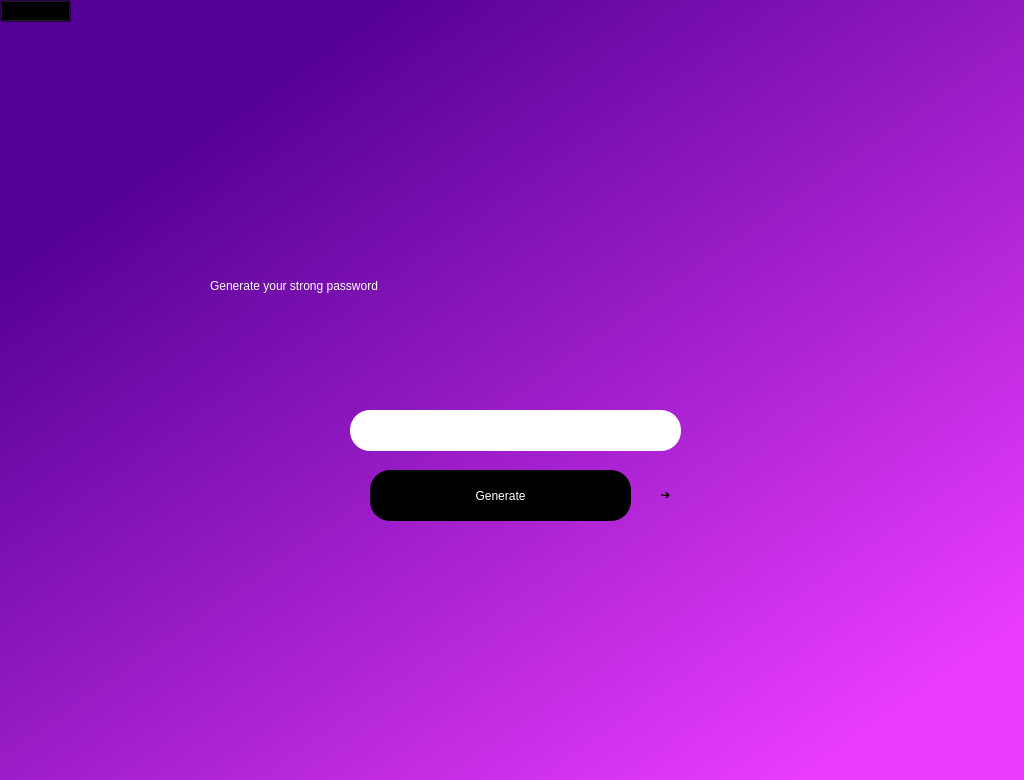
<?xml version="1.0" encoding="UTF-8"?>
<ui version="4.0">
 <class>Dialog</class>
 <widget class="QDialog" name="Dialog">
  <property name="geometry">
   <rect>
    <x>0</x>
    <y>0</y>
    <width>1024</width>
    <height>780</height>
   </rect>
  </property>
  <property name="windowTitle">
   <string>Dialog</string>
  </property>
  <widget class="QWidget" name="widget" native="true">
   <property name="geometry">
    <rect>
     <x>0</x>
     <y>0</y>
     <width>1024</width>
     <height>780</height>
    </rect>
   </property>
   <property name="styleSheet">
    <string notr="true">QWidget#widget{
background-color: qlineargradient(spread:pad, x1:0.119, y1:0.063, x2:0.98, y2:0.988636, stop:0.0895522 rgba(83, 0, 148, 255), stop:0.900498 rgba(234, 60, 255, 255));}
</string>
   </property>
   <widget class="QLabel" name="label">
    <property name="geometry">
     <rect>
      <x>210</x>
      <y>250</y>
      <width>601</width>
      <height>71</height>
     </rect>
    </property>
    <property name="styleSheet">
     <string notr="true">background: transparent;
font: 75 26pt &quot;MS Shell Dlg 2&quot;;
color: rgb(255, 255, 255);
</string>
    </property>
    <property name="text">
     <string>Generate your strong password</string>
    </property>
   </widget>
   <widget class="QPushButton" name="pushButton">
    <property name="geometry">
     <rect>
      <x>370</x>
      <y>470</y>
      <width>261</width>
      <height>51</height>
     </rect>
    </property>
    <property name="styleSheet">
     <string notr="true">QPushButton {
    border-radius: 20px;
    background-color: rgb(0, 0, 0);
    color: rgb(255, 255, 255);
    font: 10pt &quot;MS Shell Dlg 2&quot;;
}

QPushButton:hover {
    background-color: #f5b9ff;
}
</string>
    </property>
    <property name="text">
     <string>Generate</string>
    </property>
   </widget>
   <widget class="QLineEdit" name="lineEdit">
    <property name="geometry">
     <rect>
      <x>350</x>
      <y>410</y>
      <width>331</width>
      <height>41</height>
     </rect>
    </property>
    <property name="styleSheet">
     <string notr="true">border-radius: 20px;</string>
    </property>
    <property name="text">
     <string/>
    </property>
   </widget>
   <widget class="QPushButton" name="arrow">
    <property name="geometry">
     <rect>
      <x>640</x>
      <y>480</y>
      <width>51</width>
      <height>28</height>
     </rect>
    </property>
    <property name="styleSheet">
     <string notr="true">border-radius: 20px;
font: 75 16pt &quot;MS Shell Dlg 2&quot;;</string>
    </property>
    <property name="text">
     <string>➔</string>
    </property>
   </widget>
   <widget class="QComboBox" name="comboBox">
    <property name="geometry">
     <rect>
      <x>0</x>
      <y>0</y>
      <width>71</width>
      <height>22</height>
     </rect>
    </property>
    <property name="styleSheet">
     <string notr="true">QComboBox {
    background-color: transparent; /* Прозорий фон для головного поля */
    color: black;                 /* Текст чорний */
    font-size: 14px;              /* Розмір тексту 16 пікселів */
}

QComboBox QAbstractItemView {
    background-color: white;      /* Білий фон для списку */
    color: black;                 /* Чорний текст у списку */
    font-size: 16px;              /* Розмір тексту 16 пікселів */
}
</string>
    </property>
    <item>
     <property name="text">
      <string>COM-3</string>
     </property>
    </item>
    <item>
     <property name="text">
      <string>COM-4</string>
     </property>
    </item>
    <item>
     <property name="text">
      <string>COM-5</string>
     </property>
    </item>
    <item>
     <property name="text">
      <string>COM-9</string>
     </property>
    </item>
    <item>
     <property name="text">
      <string>COM-10</string>
     </property>
    </item>
    <item>
     <property name="text">
      <string>COM-11</string>
     </property>
    </item>
    <item>
     <property name="text">
      <string>COM-13</string>
     </property>
    </item>
   </widget>
  </widget>
 </widget>
 <resources/>
 <connections/>
</ui>
